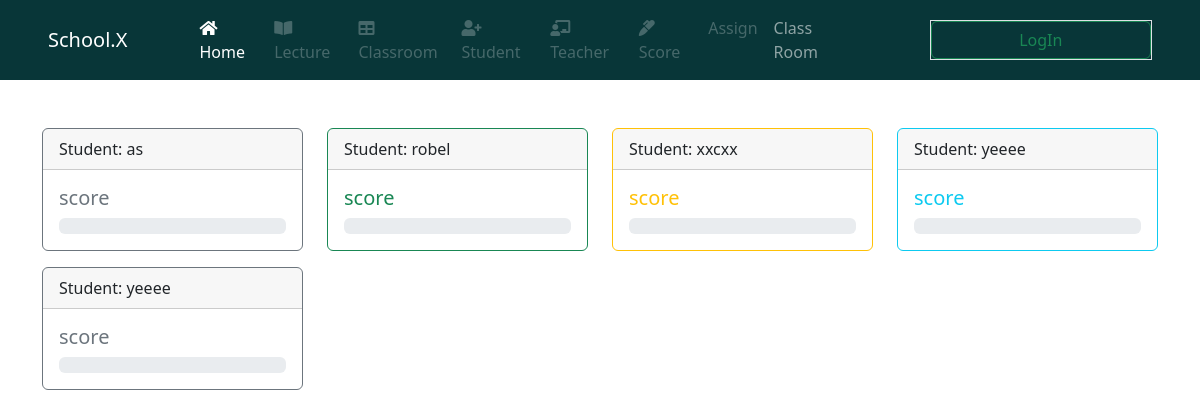
The app's page /score/1/lecture/1/student/ with its own data.
### system2/models.py (models this page shows, shortened)
class Student(models.Model):
    phone_regx = RegexValidator(
        regex=r'^\+?0?\d{10,13}$', message='Phone number must be in correct form +2519xxxxxxxx')
    name = models.CharField(max_length=50, blank=False, null=False)
    lecture = models.ManyToManyField(
        "system2.Lectures", related_name='lecture')
    classRoom = models.ForeignKey(
        "system2.classroom",  on_delete=models.CASCADE, null=True)
    mother_full_name = models.CharField(max_length=50, blank=False, null=True)
    Father_full_name = models.CharField(max_length=50, blank=False, null=True)
    phone_no = models.CharField(
        validators=[phone_regx], max_length=50, null=True)
    Backup_phone_no = models.CharField(
        validators=[phone_regx], max_length=50, null=True)
    vaccinated = models.BooleanField(default=False)
    class Meta:
        ordering = ["name"]

### system2/views.py (the view)
# urls.py: path("score/<int:pk>/lecture/<int:id>/student/", views.chooseStudentScoring,  # pk = class id
def chooseStudentScoring(request, id, pk):
    clas = classroom.objects.get(id=pk)
    id = id
    students = clas.student_set.all()
    context = {
        'students': students,
        "id": id
    }
    return render(request, 'sys1/chooseStudentScoring.html', context)

### system2/templates/sys1/chooseStudentScoring.html (shortened to what this page needs)
{% extends 'base.html' %}
{% block content %}
<main>
    <div class="container">
        <div class="row">
            {% for student in students %}
            <div class="col-md-3">
                <a href="{% url 'Scoring' student.classRoom.id id student.id %}" class="text-decoration-none">
                    <div class="card border-{% cycle 'secondary' 'success' 'warning' 'info' %} mb-3"
                        style="max-width: 18rem">
                        <div class="card-header text-dark">Student: {{ student.name }}</div>
                        <div class="card-body text-{% cycle 'secondary' 'success' 'warning' 'info' %}">
                            <h5 class="card-title">score</h5>
                            <div class="progress">
                            </div>
                        </div>
                    </div>
                </a>
            </div>
            {% endfor %}
        </div>
    </div>
</main>
{% endblock content %}

### records on screen
Student: name "as"
Student: name "robel"
Student: name "xxcxx"
Student: name "yeeee"
Student: name "yeeee"
